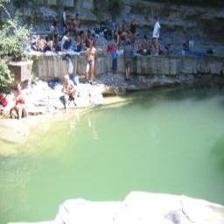
#> input picture Plant_Disease/training/Plant_Disease_Dataset/PLD_wo_aug_224/test/Background_without_leaves/image (25).jpg, 224 x 224 px; its folder holds 3 pictures in this run
$ jupyter execute --allow-errors data_preparation.ipynb   (shell and % lines are left out)
#> lines starting #> are read from the running program, lines starting #| are printed output that depends on the picture; pictures that were not available may be replaced by others from this repository, and a replacement may not be noted
[cell 1]
import tensorflow as tf
from tensorflow.keras import models, layers
from tensorflow.keras.models import Sequential
from tensorflow.keras.metrics import categorical_crossentropy
from tensorflow.keras.preprocessing.image import ImageDataGenerator
from tensorflow.keras.applications.mobilenet_v2 import MobileNetV2, preprocess_input
from sklearn.metrics import confusion_matrix
import itertools
import os
import shutil
import random
import glob
import matplotlib.pyplot as plt
import warnings
from pathlib import Path
import numpy as np
warnings.simplefilter(action='ignore', category=FutureWarning)

[cell 2]
#converting the png folders to jpg
from PIL import Image
os.chdir('..')
png_folder = 'Wheat__Yellow_Rust'
os.chdir(png_folder)

for file in glob.glob('*png'):
    img = Image.open(file).convert('RGB')
    jpg_file = file.replace('.png', '.jpg')
    img.save(jpg_file, 'JPEG')

[cell 3]
# Change the working directory to the class folder
os.chdir('..')
os.chdir('Potato__Healthy(no_aug)')

# Ensure that the 'train', 'valid', and 'test' directories exist
if not os.path.isdir('train'):
    os.makedirs('train')
    os.makedirs('valid')
    os.makedirs('test')

# Move images to the 'train', 'valid', and 'test' folders
#> (the rest of this cell did not finish here and is left out)

[cell 4]
# Uniforming the size of the images
from PIL import Image, ImageEnhance

base_input = r"C:\Users\HP\Code\Plant_Disease\training\Plant_Disease_Dataset\PLD_wo_aug_256"
base_output = r"C:\Users\HP\Code\Plant_Disease\training\Plant_Disease_Dataset\PLD_wo_aug_224"
os.makedirs(base_output, exist_ok=True)

target_size = (224, 224)

# Loop through each class folder
for class_folder in os.listdir(base_input):
    class_path = os.path.join(base_input, class_folder)

    if os.path.isdir(class_path):
        # Create the class folder in the output directory
        output_class_path = os.path.join(base_output, class_folder)
        os.makedirs(output_class_path, exist_ok=True)

        # Loop through the subfolders
        for subset in [
            'Background_without_leaves',
            'Corn__Gray_Leaf_Spot',
            'Corn__Healthy',
            'Corn__Northern_Leaf_Blight',
            'Grape__Downey_Mildew',
            'Grape__Healthy',
            'Grape__Powdery_Mildew',
            'Olive__Healthy',
            'Olive__Peacock_Spot',
            'Olive__Rust_Mite',
            'Potato__Early_Blight',
            'Potato__Healthy',
            'Potato__Late_blight',
            'Tomato__Early_blight',
            'Tomato__Healthy',
            'Tomato__Late_Blight',
            'Wheat__Healthy',
            'Wheat__Septoria',
            'Wheat__Yellow_Rust']:
            subset_path = os.path.join(class_path, subset)

            if os.path.isdir(subset_path):
                output_subset_path = os.path.join(output_class_path, subset)
                os.makedirs(output_subset_path, exist_ok=True)

                # Process all .jpg and .png images in the current subset folder
                for ext in ('*.jpg'):
                    for file in glob.glob(os.path.join(subset_path, ext)):
                        try:
                            img = Image.open(file).convert('RGB')
#> img is the input picture: PIL image 224x224 RGB; mean R, G, B 144.9, 161.8, 149.1
                            img_resized = img.resize(target_size)

                            filename = os.path.basename(file)
                            img_resized.save(os.path.join(output_subset_path, filename))


                        except Exception as e:
                            print(f"Failed to process {file}: {e}")

[cell 5]
# Data augumentation for less populated folders

def augment_image(img):
    # random horizontal flip
    if random.random() > 0.5:
        img = img.transpose(Image.FLIP_LEFT_RIGHT)

    # random rotation
    angle = random.randint(-30, 30)
    img = img.rotate(angle)

    # random zoom
    if random.random() > 0.5:
        width, height = img.size
        new_width = random.randint(int(width*0.8), int(width * 1.2))
        new_height = int(height * (new_width / width))
        img = img.resize((new_width, new_height))
        img = img.crop((0, 0, width, height))

    return img

input_folder = r"C:\Users\HP\Code\Plant_Disease\training\Plant_Disease_Dataset\PLD_wo_aug\Potato__Healthy(no_aug)"
output_folder = r"C:\Users\HP\Code\Plant_Disease\training\Plant_Disease_Dataset\PLD_wo_aug\Potato__Healthy(aug)"
os.makedirs(output_folder, exist_ok=True)
for file in glob.glob(os.path.join(input_folder, '*.jpg')):
    img = Image.open(file).convert('RGB')

    for i in range(8):
        augmented_img = augment_image(img)
        augmented_img.save(os.path.join(output_folder, f"aug2_{os.path.basename(file)}"))
#> this loop made 8 passes
#> pass 1, in augment_image, `img = img.transpose(Image.FLIP_LEFT_RIGHT)`:
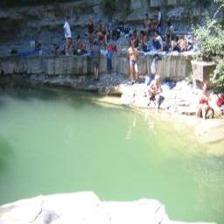
#> img: PIL image 224x224 RGB; mean R, G, B 144.9, 161.8, 149.1
#> pass 1, in augment_image, `img = img.rotate(angle)`:
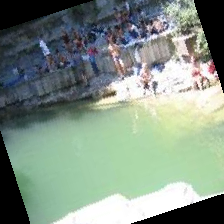
#> img: PIL image 224x224 RGB; mean R, G, B 129.9, 145.2, 133.4
#> pass 1, in augment_image, `img = img.resize((new_width, new_height))`:
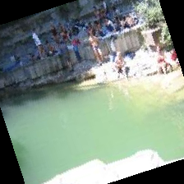
#> img: PIL image 184x184 RGB; mean R, G, B 129.9, 145.3, 133.4
#> pass 1, in augment_image, `img = img.crop((0, 0, width, height))`:
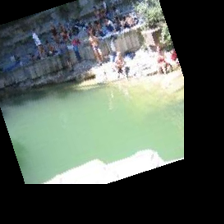
#> img: PIL image 224x224 RGB; mean R, G, B 87.6, 98, 90
#> after the loop:
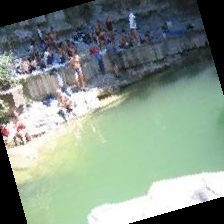
#> augmented_img: PIL image 224x224 RGB; mean R, G, B 131.2, 146.2, 134.9
